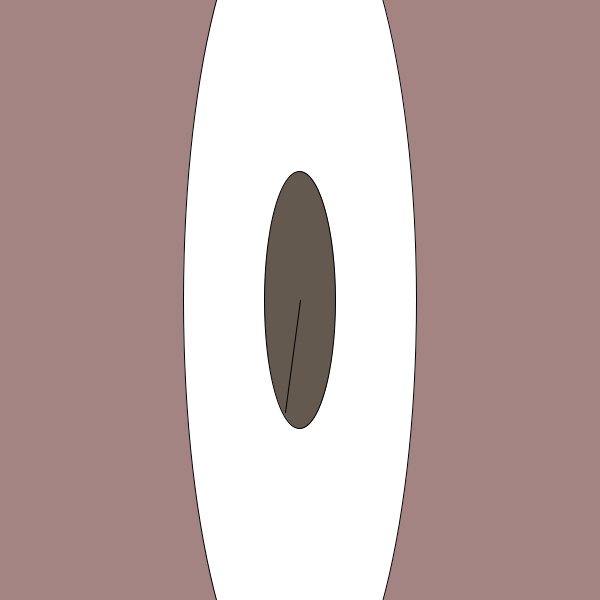
Frame 1 (no input)
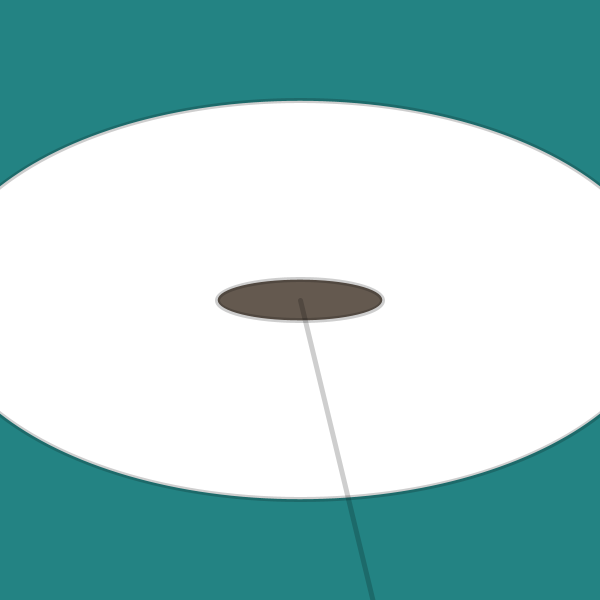
Frame 60 (the mouse pressed at the canvas centre just before this capture)
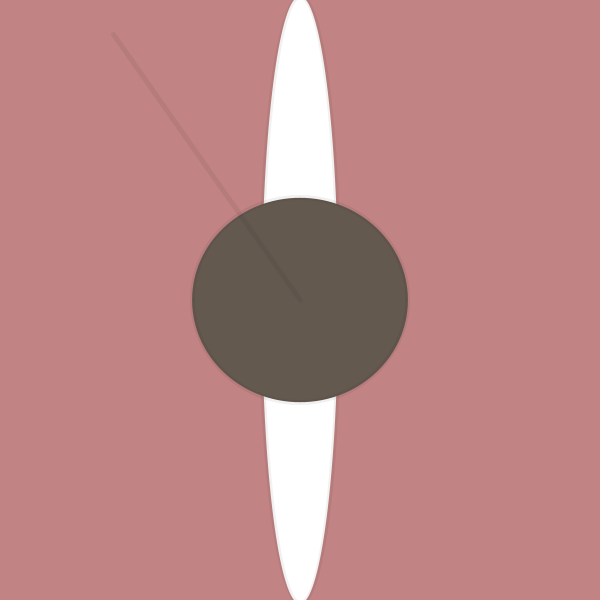
Frame 120 (the mouse held since frame 60 and released just before this capture)

The Processing sketch that drew these frames (run headless with seeded random() and noise(); from frame 60 on, the mouse is pressed at the canvas centre):

// Processing sketch: processing_57039
// ── processing_57039.pde

void setup () {
  size(600,600);
  background(100,89,79);
  frameRate(100);
}

void draw () {
  smooth();
  background(random(255), 131,131,5);
  frameRate(30);
  fill(255,255,255);
  ellipse (300,300, random(900), random(900));
  fill(100,89,79);
  ellipse (300,300, random(300), random(300));
  line(300,300,random(900), random (900));
  strokeWeight(5);
  stroke(0,0,0,random(100));
  
    
}
